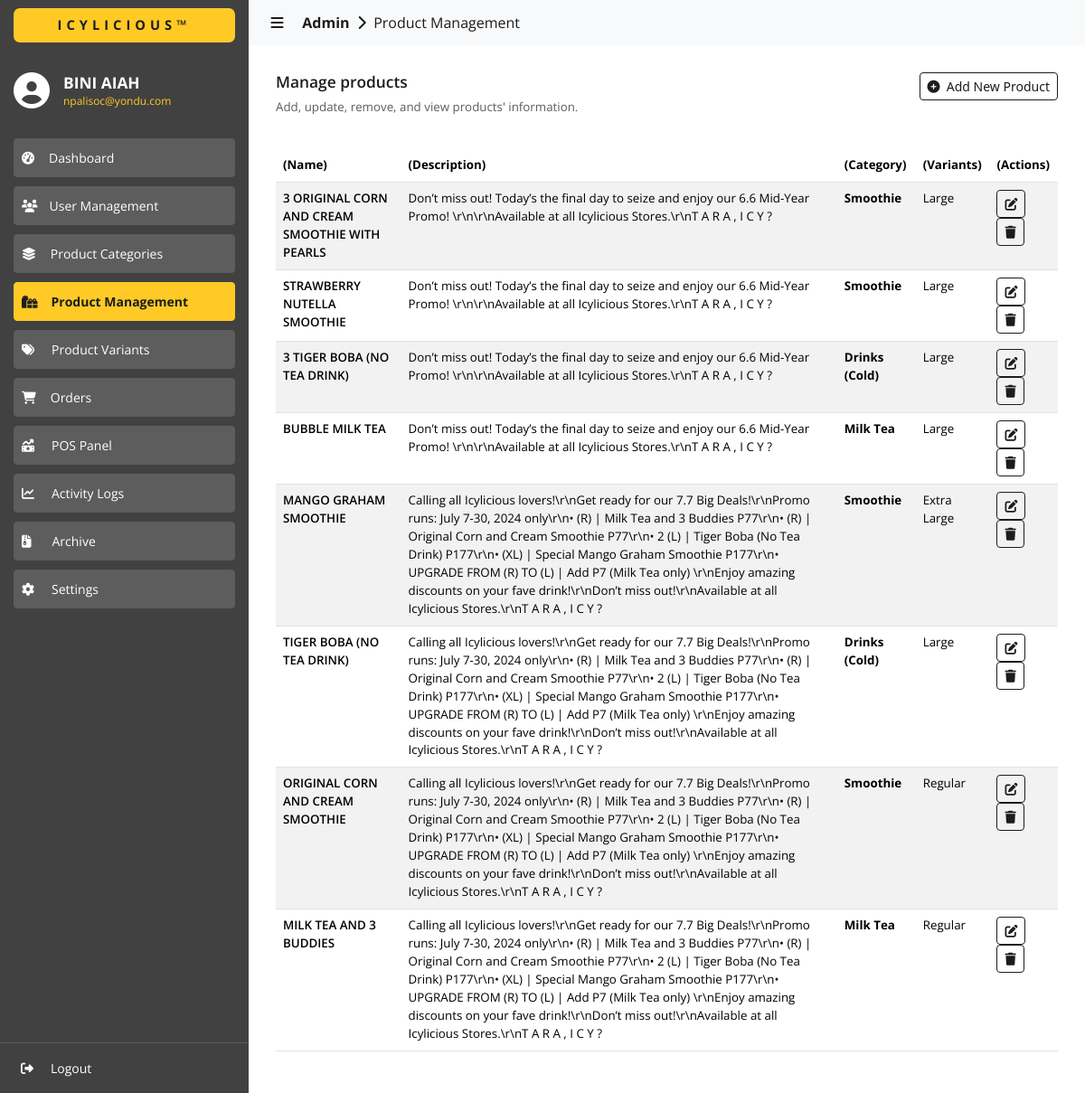
/admin/products/index.php (signed in), run on the app's committed database.
### tables this page shows
CREATE TABLE `products_info` (
  `id` int(11) NOT NULL,
  `product_name` varchar(255) NOT NULL,
  `product_description` varchar(999) NOT NULL,
  `product_status` varchar(255) NOT NULL
);

CREATE TABLE `categories` (
  `id` int(11) NOT NULL,
  `category_name` varchar(255) NOT NULL,
  `category_description` varchar(255) NOT NULL
);

CREATE TABLE `variants` (
  `id` int(11) NOT NULL,
  `variant_type` varchar(255) NOT NULL,
  `variant_name` varchar(255) NOT NULL,
  `variant_description` varchar(255) NOT NULL,
  `is_enabled` int(11) NOT NULL
);

### admin/products/index.php (the view, shortened to what this page needs)
<?php
  include('../../utils/connections.php');
?>
<!DOCTYPE html>
<html lang="en">
  <head>
    <link
      href="https://cdn.jsdelivr.net/npm/bootstrap@5.3.3/dist/css/bootstrap.min.css"
      rel="stylesheet"
    >
    <link href="https://cdn.datatables.net/2.0.5/css/dataTables.bootstrap5.css" rel="stylesheet">
    <link rel="stylesheet" href="../../assets/css/global.css" />
    <link rel="stylesheet" href="./css/products.css" />
  </head>
  <body>
    <div id="nav-sidebar" class="sidebar-container slide-expanded">
      <div class="div-tm-title background-color-light-grey">
        <h4 class="h4-tm-title sans-700 color-dark-grey background-color-yellow">ICYLICIOUS&trade;</h4>
      </div>
      <div class="div-sidebar-logo">
        <i class="fa-solid fa-circle-user color-white" style="font-size: 30pt; margin-top: -8px"></i>
        <div>
          <h4 class="color-white sans-700 h6-title-name">
            <?php
              echo $_SESSION['user_info.first_name']." ".$_SESSION['user_info.last_name'];
            ?>
          </h4>
          <p class="color-yellow sans-regular p-title-email">
            <?php
              echo $_SESSION['user_info.email'];
            ?>
          </p>
        </div>
      </div>
      <div class="div-siderbar-menu-links">
        <button
          id="btn-dashboard"
          class="btn btn-outline-success btn-sm
            sans-regular
            background-color-super-light-grey
            border-color-super-light-grey
            color-white
            btn-menu
            btn-menu-unselected"
          type="button">
          <i class="fa-solid fa-gauge-high"></i><span style="padding-left: 16px">Dashboard</span>
        </button>
        <button
          id="btn-user-management"
          class="btn btn-outline-success btn-sm
            sans-regular
            background-color-super-light-grey
            border-color-super-light-grey
            color-white
            btn-menu
            btn-menu-unselected"
          type="button">
          <i class="fa-solid fa-users"></i><span style="padding-left: 13px">User Management</span>
        </button>
        <button
          id="btn-categories"
          class="btn btn-outline-success btn-sm
            sans-regular
            background-color-super-light-grey
            border-color-super-light-grey
            color-white
            btn-menu
            btn-menu-unselected"
          type="button">
          <i class="fa-solid fa-layer-group"></i><span style="padding-left: 16px">Product Categories</span>
        </button>
        <button
          id="btn-products"
          class="btn btn-outline-success btn-sm
            sans-700
            background-color-yellow
            border-color-yellow
            color-dark-grey
            btn-menu
            btn-menu-selected"
          type="button">
          <i class="fa-solid fa-gifts"></i><span style="padding-left: 15px">Product Management</span>
        </button>
        <button
          id="btn-variants"
          class="btn btn-outline-success btn-sm
            sans-regular
            background-color-super-light-grey
            border-color-super-light-grey
            color-white
            btn-menu
            btn-menu-unselected"
          type="button">
          <i class="fa-solid fa-tags"></i><span style="padding-left: 19px">Product Variants</span>
        </button>
        <button
          id="btn-orders"
          class="btn btn-outline-success btn-sm
            sans-regular
            background-color-super-light-grey
            border-color-super-light-grey
            color-white
            btn-menu
            btn-menu-unselected"
          type="button">
          <i class="fa-solid fa-cart-shopping"></i><span style="padding-left: 16px">Orders</span>
        </button>
        <button
          id="btn-pos"
          class="btn btn-outline-success btn-sm
            sans-regular
            background-color-super-light-grey
            border-color-super-light-grey
            color-white
            btn-menu
            btn-menu-unselected"
          type="button">
          <i class="fa-solid fa-money-bill-trend-up"></i><span style="padding-left: 19px">POS Panel</span>
        </button>
        <button
          id="btn-logs"
          class="btn btn-outline-success btn-sm
            sans-regular
            background-color-super-light-grey
            border-color-super-light-grey
            color-white
            btn-menu
            btn-menu-unselected"
          type="button">
          <i class="fa-solid fa-chart-line"></i><span style="padding-left: 19px">Activity Logs</span>
        </button>
        <button
          id="btn-archives"
          class="btn btn-outline-success btn-sm
            sans-regular
            background-color-super-light-grey
            border-color-super-light-grey
            color-white
            btn-menu
            btn-menu-unselected"
          type="button">
          <i class="fa-solid fa-file-zipper"></i><span style="padding-left: 23px">Archive</span>
        </button>
        <button
          id="btn-settings"
          class="btn btn-outline-success btn-sm
            sans-regular
            background-color-super-light-grey
            border-color-super-light-grey
            color-white
            btn-menu
            btn-menu-unselected"
          type="button">
          <i class="fa-solid fa-gear"></i><span style="padding-left: 19px">Settings</span>
        </button>
      </div>
      <div class="div-siderbar-profile-links">
        <button
          class="btn btn-outline-success btn-sm
            sans-regular
            color-white
            btn-menu
            btn-menu-unselected
            btn-logout"
          style="border: 0px"
          type="button">
          <i class="fa-solid fa-right-from-bracket"></i><span style="padding-left: 19px">Logout</span>
        </button>
      </div>
    </div>
    <div id="content-body" class="content content-slide-expanded">
      <nav class="navbar navbar-expand-lg navbar-light bg-body-tertiary">
        <div class="container-fluid">
          <a class="navbar-brand sans-regular color-dark-grey a-navbar-path" href="#" style="cursor: default;">
            &nbsp;&nbsp;&nbsp;<i id="navbar-control" class="fa-solid fa-bars" style="cursor: pointer"></i>
            &nbsp;&nbsp;&nbsp;&nbsp;<b>Admin</b>&nbsp;
            <i class="fa-solid fa-chevron-right"></i>
            &nbsp;Product Management
          </a>
        </div>
      </nav>
      <div>
        <div class="content-wrapper">
          <div class="div-content-title">
            <div class="div-content-title-labels">
              <h4 class="color-dark-grey sans-600" style="font-size: 13pt;">
                Manage products
              </h4>
              <p class="color-super-light-grey sans-regular" style="font-size: 10pt;">
                Add, update, remove, and view products' information.
              </p>
            </div>
            <div class="div-content-title-actions">
              <button
                data-bs-toggle="modal"
                data-bs-target="#staticAddNewProduct"
                class="btn btn-outline-primary btn-sm sans-400"
                type="button">
                <i class="fa-solid fa-circle-plus"></i>&nbsp;&nbsp;Add New Product
              </button>
            </div>
          </div>
          <div style="margin-top: 20px;">
            <table id="data" class="table table-striped" style="width:100%">
              <thead>
                <tr>
                  <th class="sans-bold">(Name)</th>
                  <th class="sans-bold">(Description)</th>
                  <th class="sans-bold">(Category)</th>
                  <th class="sans-bold">(Variants)</th>
                  <th class="sans-bold">(Actions)</th>
                </tr>
              </thead>
              <tbody>
                <?php
                  $fetch_query = "SELECT * FROM products_info WHERE product_status = 'ACTIVE' ORDER BY id DESC";
                  $result = $conn->query($fetch_query);
                  if ($result->num_rows > 0) {
                    while ($row = $result->fetch_assoc()) {
                      $product_id = $row['id'];
                      $product_name = $row['product_name'];
                      $product_description = $row['product_description'];
                      $product_category = "";
                      $product_category_id = 0;
                      $product_variant = "";
                      $product_variant_id = 0;
                      $product_variant_price = 0;
                      $promotional_price = 0;
                      $is_buy_x_take_x = -1;
                      $buy_x_of = 0;
                      $take_x_of = 0;
                      $product_images = array();
                      $fetch_query = "SELECT PC.category_id, CTG.category_name, CTG.category_description, CTG.id
                        FROM products_categories AS PC
                        INNER JOIN categories AS CTG ON
                        PC.category_id = CTG.id
                        WHERE PC.product_id = ".$product_id."";
                      $cat_result = $conn->query($fetch_query);
                      if ($cat_result->num_rows > 0) {
                        $cat_row = $cat_result->fetch_assoc();
                        $product_category = $cat_row['category_name'];
                        $product_category_id = $cat_row['id'];
                      }
                      $fetch_query = "SELECT PP.variant_id, PP.variant_price, VT.variant_name, VT.variant_description, VT.id
                        FROM products_prices AS PP
                        INNER JOIN variants AS VT ON
                        PP.variant_id = VT.id
                        WHERE PP.product_id = ".$product_id."";
                      $var_result = $conn->query($fetch_query);
                      if ($var_result->num_rows > 0) {
                        $var_row = $var_result->fetch_assoc();
                        $product_variant_id = $var_row['id'];
                        $product_variant_price = $var_row['variant_price'];
                        $product_variant = $var_row['variant_name'];
                      }
                      $fetch_query = "SELECT PM.product_id, PM.promotional_price, PM.is_buy_x_take_x, PM.buy_x_of, PM.take_x_of
                        FROM PROMOTIONS AS PM
                        WHERE PM.product_id = ".$product_id."";
                      $prom_result = $conn->query($fetch_query);
                      if ($prom_result->num_rows > 0) {
                        $prom_row = $prom_result->fetch_assoc();
                        $promotional_price = $prom_row['promotional_price'];
                        $is_buy_x_take_x = $prom_row['is_buy_x_take_x'];
                        $buy_x_of = $prom_row['buy_x_of'];
                        $take_x_of = $prom_row['take_x_of'];
                      }
                      $fetch_query = "SELECT product_image FROM products_images WHERE product_id = ".$product_id."";
                      $img_result = $conn->query($fetch_query);
                      if ($img_result->num_rows > 0) {
                        while ($img_row = $img_result->fetch_assoc()) {
                          $image = $img_row['product_image'];
                          array_push($product_images, $image);
                        }
                      }
                      $final_prod_images = implode(',', $product_images);
                      echo '
                        <tr>
                          <td class="sans-600">
                            '.$product_name.'
                          </td>
                          <td class="sans-regular">
                            '.$product_description.'
                          </td>
                          <td class="sans-700">
                            '.$product_category.'
                          </td>
                          <td class="sans-regular">
                            '.$product_variant.'
                          </td>
                          <td>
                            <button
                              onclick="onEditProduct(
                                '."'".$product_id."',".'
                                '."'".$product_name."',".'
                                '."'".$product_description."',".'
                                '."'".$product_category_id."',".'
                                '."'".$product_variant_id."',".'
                                '."'".$product_variant_price."',".'
                                '."'".$promotional_price."',".'
                                '."'".$is_buy_x_take_x."',".'
                                '."'".$buy_x_of."',".'
                                '."'".$take_x_of."',".'
                                '."'".$final_prod_images."'".'
                              )"
                              class="btn btn-outline-primary btn-sm
                                sans-400
                                color-white"
                              type="button">
                              <i class="fa-solid fa-pen-to-square"></i>
                            </button>
                            <button
                              onclick="onDeleteProduct(
                                '."'".$product_id."'".'
                              )"
                              class="btn btn-outline-primary btn-sm
                                sans-400
                                color-white"
                              type="button">
                              <i class="fa-solid fa-trash"></i>
                            </button>
                          </td>
                        </tr>
                      ';
                    }
                  }
                ?>
              </tbody>
            </table>
          </div>
        </div>
      </div>
    </div>
  </body>
</html>

### data on the page
products_info: product_name "3 ORIGINAL CORN AND CREAM SMOOTHIE WITH PEARLS", product_description "Don’t miss out! Today’s the final day to seize and enjoy our 6.6 Mid-Year Promo! \\r\\n\\r\\nAvailable at all Icylicious Stores.\\r\\nT A R A , I C Y ?", categories.category_name "Smoothie", variants.variant_name "Large"
products_info: product_name "STRAWBERRY NUTELLA SMOOTHIE", product_description "Don’t miss out! Today’s the final day to seize and enjoy our 6.6 Mid-Year Promo! \\r\\n\\r\\nAvailable at all Icylicious Stores.\\r\\nT A R A , I C Y ?", categories.category_name "Smoothie", variants.variant_name "Large"
products_info: product_name "3 TIGER BOBA (NO TEA DRINK)", product_description "Don’t miss out! Today’s the final day to seize and enjoy our 6.6 Mid-Year Promo! \\r\\n\\r\\nAvailable at all Icylicious Stores.\\r\\nT A R A , I C Y ?", categories.category_name "Drinks (Cold)", variants.variant_name "Large"
products_info: product_name "BUBBLE MILK TEA", product_description "Don’t miss out! Today’s the final day to seize and enjoy our 6.6 Mid-Year Promo! \\r\\n\\r\\nAvailable at all Icylicious Stores.\\r\\nT A R A , I C Y ?", categories.category_name "Milk Tea", variants.variant_name "Large"
products_info: product_name "MANGO GRAHAM SMOOTHIE", product_description "Calling all Icylicious lovers!\\r\\nGet ready for our 7.7 Big Deals!\\r\\nPromo runs: July 7-30, 2024 only\\r\\n• (R) | Milk Tea and 3 Buddies P77\\r\\n• (R) | Original Corn and Cream Smoothie P77\\r\\n• 2 (L) | Tiger Boba (No Tea Drink) P177\\r\\n• (XL) | Special Mango Graham Smoothie P177\\r\\n• UPGRADE FROM (R) TO (L) | Add P7 (Milk Tea only) \\r\\nEnjoy amazing discounts on your fave drink!\\r\\nDon’t miss out!\\r\\nAvailable at all Icylicious Stores.\\r\\nT A R A , I C Y ?", categories.category_name "Smoothie", variants.variant_name "Extra Large"
products_info: product_name "TIGER BOBA (NO TEA DRINK)", product_description "Calling all Icylicious lovers!\\r\\nGet ready for our 7.7 Big Deals!\\r\\nPromo runs: July 7-30, 2024 only\\r\\n• (R) | Milk Tea and 3 Buddies P77\\r\\n• (R) | Original Corn and Cream Smoothie P77\\r\\n• 2 (L) | Tiger Boba (No Tea Drink) P177\\r\\n• (XL) | Special Mango Graham Smoothie P177\\r\\n• UPGRADE FROM (R) TO (L) | Add P7 (Milk Tea only) \\r\\nEnjoy amazing discounts on your fave drink!\\r\\nDon’t miss out!\\r\\nAvailable at all Icylicious Stores.\\r\\nT A R A , I C Y ?", categories.category_name "Drinks (Cold)", variants.variant_name "Large"
products_info: product_name "ORIGINAL CORN AND CREAM SMOOTHIE", product_description "Calling all Icylicious lovers!\\r\\nGet ready for our 7.7 Big Deals!\\r\\nPromo runs: July 7-30, 2024 only\\r\\n• (R) | Milk Tea and 3 Buddies P77\\r\\n• (R) | Original Corn and Cream Smoothie P77\\r\\n• 2 (L) | Tiger Boba (No Tea Drink) P177\\r\\n• (XL) | Special Mango Graham Smoothie P177\\r\\n• UPGRADE FROM (R) TO (L) | Add P7 (Milk Tea only) \\r\\nEnjoy amazing discounts on your fave drink!\\r\\nDon’t miss out!\\r\\nAvailable at all Icylicious Stores.\\r\\nT A R A , I C Y ?", categories.category_name "Smoothie", variants.variant_name "Regular"
products_info: product_name "MILK TEA AND 3 BUDDIES", product_description "Calling all Icylicious lovers!\\r\\nGet ready for our 7.7 Big Deals!\\r\\nPromo runs: July 7-30, 2024 only\\r\\n• (R) | Milk Tea and 3 Buddies P77\\r\\n• (R) | Original Corn and Cream Smoothie P77\\r\\n• 2 (L) | Tiger Boba (No Tea Drink) P177\\r\\n• (XL) | Special Mango Graham Smoothie P177\\r\\n• UPGRADE FROM (R) TO (L) | Add P7 (Milk Tea only) \\r\\nEnjoy amazing discounts on your fave drink!\\r\\nDon’t miss out!\\r\\nAvailable at all Icylicious Stores.\\r\\nT A R A , I C Y ?", categories.category_name "Milk Tea", variants.variant_name "Regular"

### other printed values
$_SESSION['user_info.first_name'] "BINI"
$_SESSION['user_info.last_name'] "AIAH"
$_SESSION['user_info.email'] "npalisoc@yondu.com"
